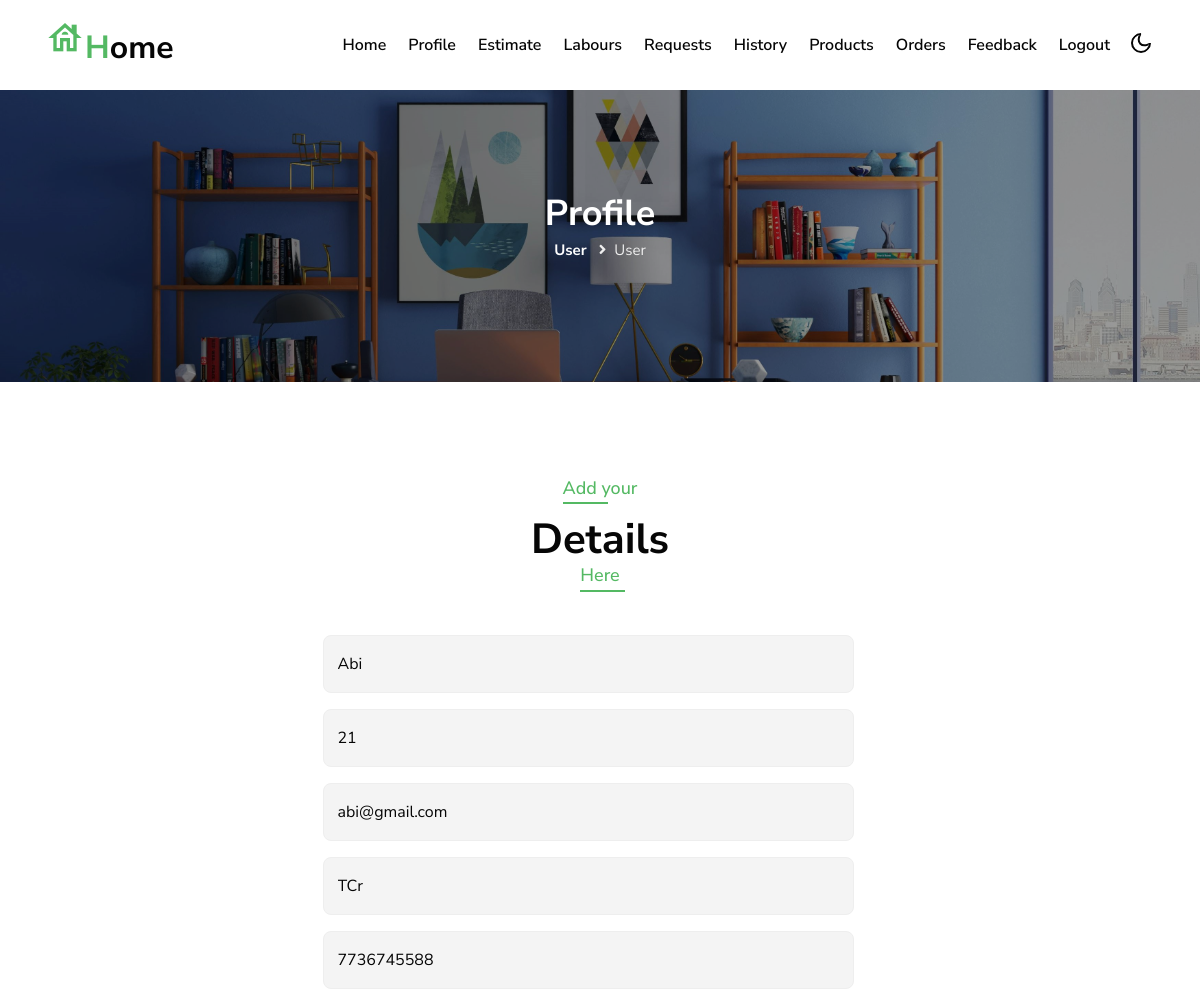
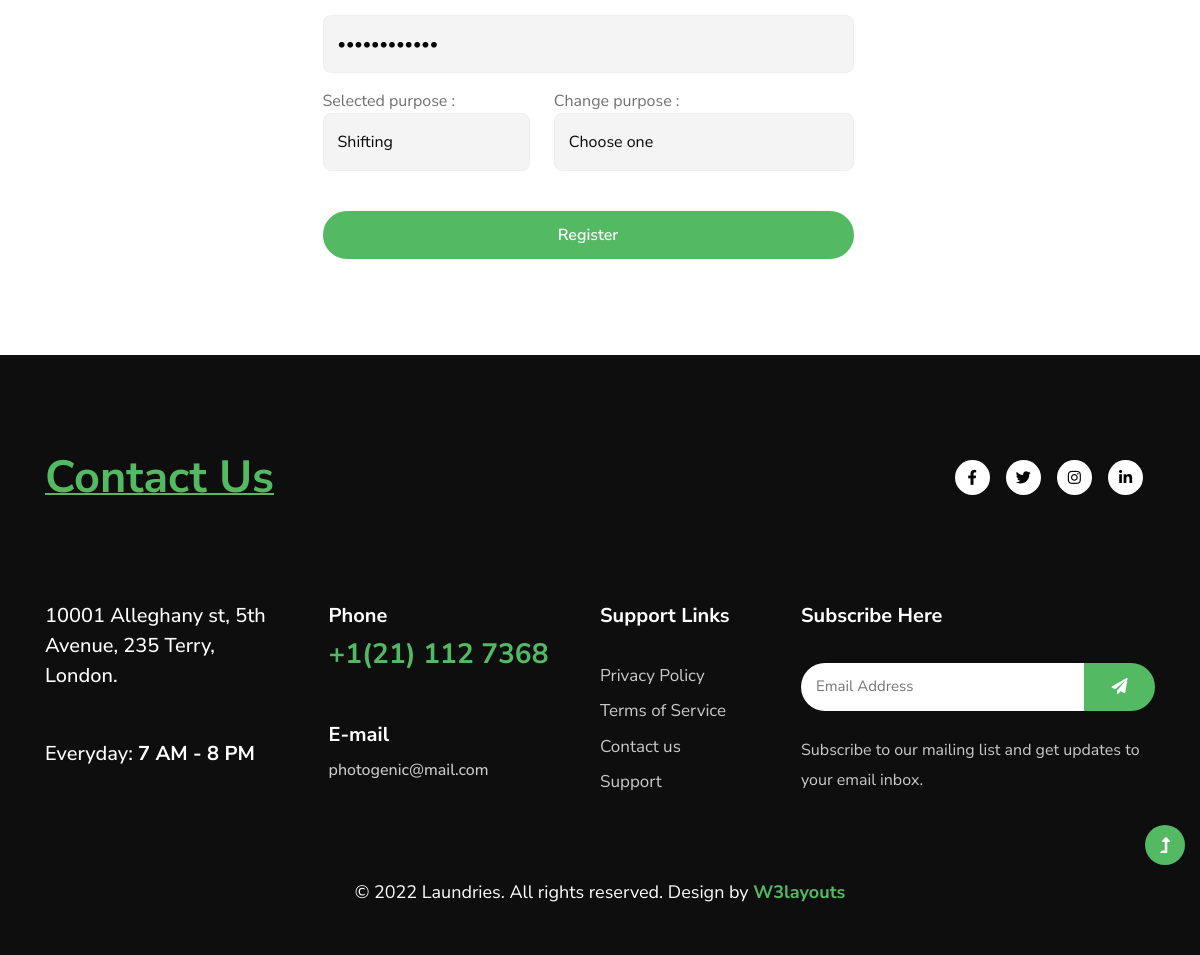
/user/user_profile.php (signed in), run on the app's committed database (2 pictures, top to bottom).
### tables this page shows
CREATE TABLE `user_reg` (
  `u_id` int(10) NOT NULL,
  `name` varchar(50) DEFAULT NULL,
  `age` int(10) DEFAULT NULL,
  `email` varchar(50) DEFAULT NULL,
  `place` varchar(50) DEFAULT NULL,
  `phonenumber` bigint(15) DEFAULT NULL,
  `password` varchar(50) DEFAULT NULL,
  `purpose` varchar(50) DEFAULT NULL
);

### user/user_profile.php (the view, shortened to what this page needs)
<?php
include "user_header.php";
$qry = "SELECT * FROM `user_reg` WHERE `u_id` = $uid";
$res = mysqli_query($con,$qry);
$row = mysqli_fetch_array($res);
?>
    <section class="inner-banner py-5">
        <div class="w3l-breadcrumb py-lg-5">
            <div class="container pt-5 pb-sm-4 pb-2">
                <h4 class="inner-text-title font-weight-bold pt-5">Profile</h4>
                <ul class="breadcrumbs-custom-path">
                    <li><a href="index.html">User</a></li>
                    <li class="active"><i class="fas fa-angle-right mx-2"></i>User</li>
                </ul>
            </div>
        </div>
    </section>
    <section class="w3l-w3l-contacts-12 py-5">
        <div class="contact-top py-lg-5 py-md-4 py-2">
            <div class="container">
                <div class="title-main text-center mx-auto mb-md-5 mb-4" style="max-width:500px;">
                    <h5 class="sub-title">Add your</h5>
                    <h3 class="title-style">Details</h3>
                    <h5 class="sub-title">Here</h5>
                </div>
                <div class="row d-flex justify-content-center align-items-center w-100">
                    <div class="col-md-6 contacts12-main ">
                        <form  method="post" class="main-input">
                            <div class="row top-inputs">
                                <div class="col-md-12">
                                    <input type="text"  placeholder="Name" name="name" id="w3lName" required="" value="<?php echo $row['name'] ?>">
                                </div>
                                <div class="col-md-12">
                                    <input type="number" name="age" placeholder="Age" id="w3lSender" required="" value="<?php echo $row['age'] ?>">
                                </div>
                                <div class="col-md-12">
                                    <input type="email" name="email" placeholder="Email" id="w3lSender" required="" value="<?php echo $row['email'] ?>" disabled>
                                </div>
                                <div class="col-md-12">
                                    <input type="text" name="place" placeholder="place" id="w3lSender" required="" value="<?php echo $row['place'] ?>">
                                </div>
                                <div class="col-md-12">
                                    <input type="number" name="phonenumber" placeholder="phonenumber" id="w3lSender" required="" value="<?php echo $row['phonenumber'] ?>">
                                </div>
                                <div class="col-md-12">
                                    <input type="password" name="password" placeholder="password" id="w3lSender" required="" value="<?php echo $row['password'] ?>" disabled>
                                </div>
                                <div class="col-md-5">
                                    <label for="purpose">Selected purpose :</label>
                                    <input disabled  value="<?php echo $row['purpose'] ?>" id="w3lSender" >
                                </div>
                                <div class="col-md-7">
                                <label for="purpose">Change purpose :</label>
                                <select id="purpose" name="purpose" value="">
                                        <option value="" selected disabled>Choose one</option>
                                    </select>
                                    <br><br>
                                </div>
                            </div>
                                <button type="submit" name="SUBMIT" class="btn btn-style w-100">Register</button>
                            </div>
                    </div>
                </div>
            </div>
    </section>
</body>
<?php
include "../commonfooter.php";
?>
</html>

### data on the page
user_reg: name "Abi", age "21", email "abi@gmail.com", place "TCr", phonenumber "7736745588", purpose "Shifting"
